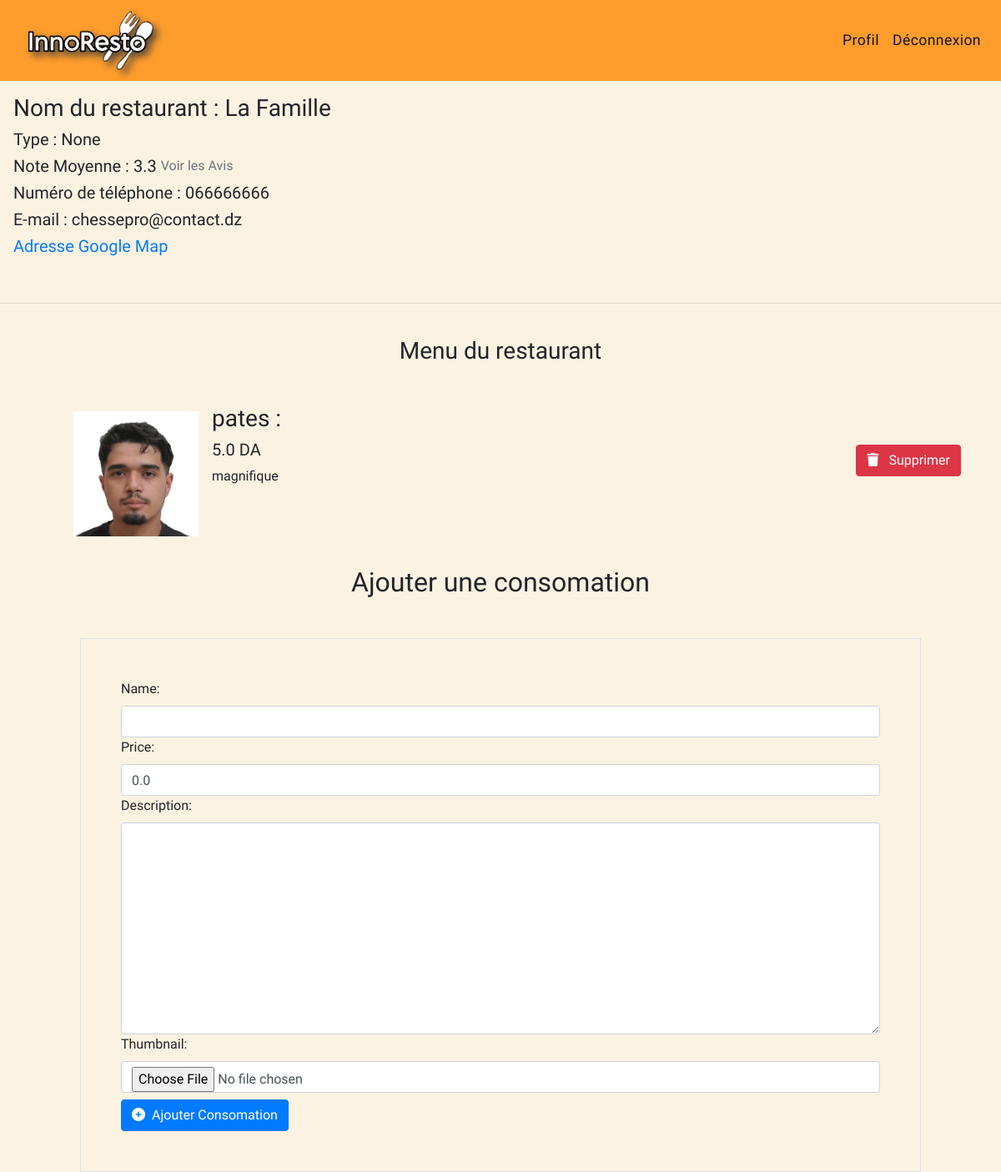
The app's page /register/restaurateur/espace_restaurant/1 (signed in), older data.
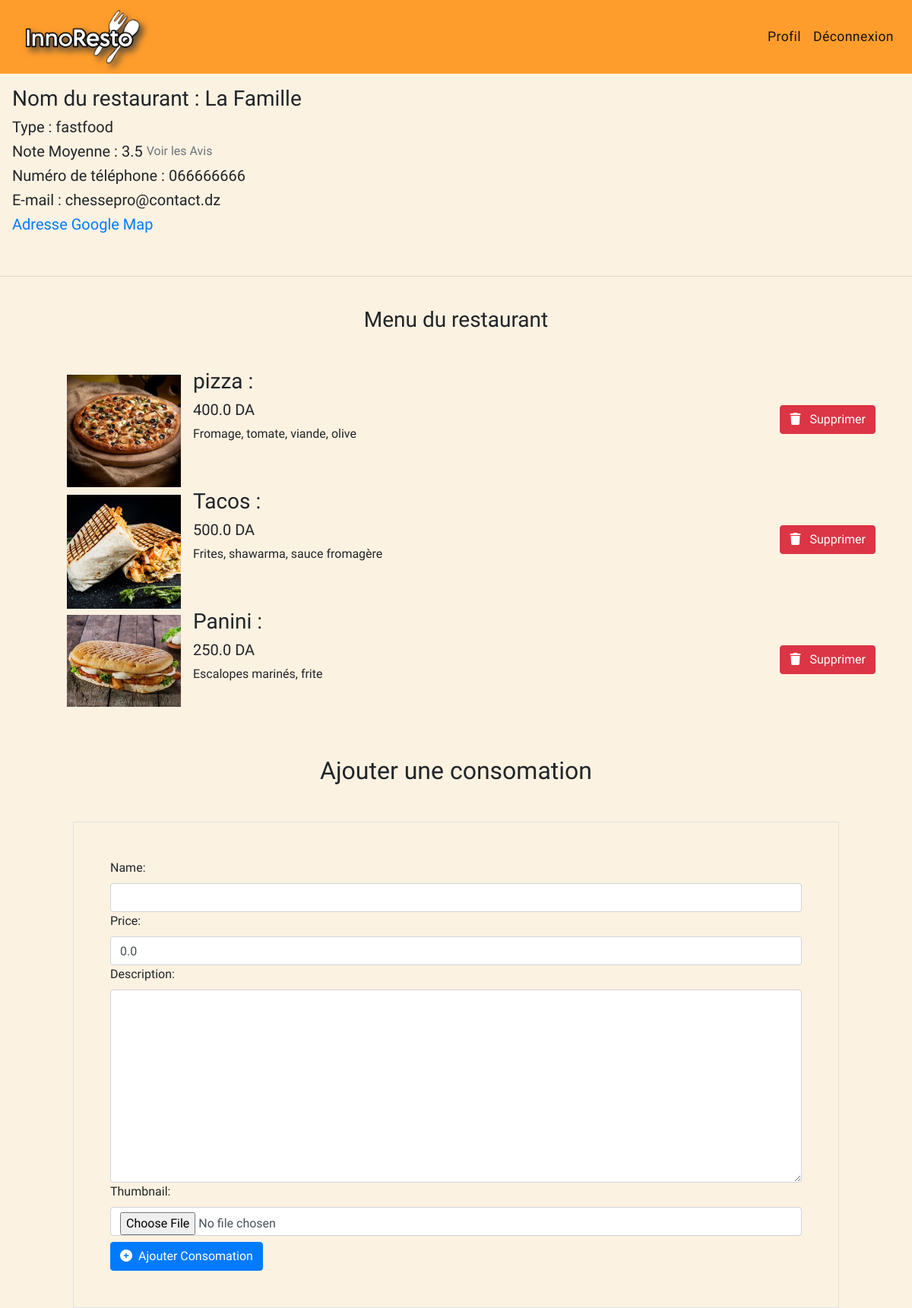
The same page, newer data.
### app1/models.py (models this page shows, shortened)
class Restaurant(models.Model):
    proprietaire = models.ForeignKey('Restaurateur', on_delete=models.CASCADE, null=False, blank=True)
    resto_name = models.CharField(max_length=100)
    type = models.CharField(max_length=100, null=True, blank=True)
    phone_resto = models.CharField(max_length=15)
    mail_address = models.CharField(max_length=200)
    address = models.CharField(max_length=200)
    map_url = models.URLField(blank=True, null=True)
    moyenne = models.FloatField(default=2.5)

class Product(models.Model):
    name = models.CharField(max_length=128)
    slug = models.SlugField(unique=True, max_length=255, blank=True, null=True, editable=False)
    price = models.FloatField(default=0.0)
    description = models.TextField(blank=True)
    thumbnail = models.ImageField(upload_to="products", blank=True, null=True)
    restaurant = models.ForeignKey(Restaurant, on_delete=models.CASCADE, related_name='products')    # menu = models.ForeignKey(Menu, on_delete=models.CASCADE, related_name='products')

### app1/views.py (the view)
# urls.py: path('register/restaurateur/espace_restaurant/<int:pk>', views.espace_restaurant, name = 'espace_restaurant'),
def espace_restaurant(request, pk):
    resto = Restaurant.objects.get(id = pk)
    produits = Product.objects.filter(restaurant_id = resto.id)
    orders = Order.objects.filter(product__restaurant=resto, processed=False)
    num_orders = orders.count()
    reservations = Reservation.objects.filter(restaurant=resto, answered=False)
    num_reservations = reservations.count()
    form = ProduitForm()
    return render(request, 'app1/espace_restaurant.html', context={"form": form, "resto": resto, "produits": produits, "num_orders":num_orders, "num_reservations":num_reservations})

### app1/forms.py
class ProduitForm(forms.ModelForm):
    class Meta:
        model = Product
        fields = ['name', 'price', 'description', 'thumbnail']

### templates/app1/espace_restaurant.html (shortened to what this page needs)
{% extends 'base.html' %}
{% block content %}
<div class="left m-3">
        <h3>Nom du restaurant : {{resto.resto_name}}</h3>
        <h5>Type : {{resto.type}}</h5>
        <h5 style="float: left;margin-right: 5px;">Note Moyenne : {{resto.moyenne|floatformat:1}}</h5> <span class="d-block ml-2"><a class="d-inline  text-muted "  href="{%url 'avis_restaurant' resto.id %}">Voir les Avis</a></span>
        <h5 style="clear: both;">Numéro de téléphone :  {{resto.phone_resto}}</h5>
        <h5>E-mail : {{resto.mail_address}}</h5>
        <h5><a href="{{ resto.map_url }}">Adresse Google Map</a></h5>
</div>
<br><hr><br>
<div>
    <center>
        <h3>Menu du restaurant</h3>
    </center>
    <ul class="m-5">
        {% if produits%}
        {% for produit in produits %}
        <li style="display:block;clear:both;">
            {% if produit.thumbnail%}
                <div class="float-left mr-3 mt-2" style="width:150px; height:150px; overflow: hidden;">
                    <img src="{{ produit.thumbnail.url }}" alt="" height="" style="width:100%;object-fit: cover;">
                </div>
            {%endif%}
            <a href="{% url 'supprimer_produit' produit.id%}" class="btn btn-danger float-right mt-5"><i class="fa-solid fa-trash mr-2" style="color: #ffffff;"> </i> Supprimer</a>
            <h3>{{produit.name}} : </h3>
            <h5>{{produit.price}} DA</h5>
            <p>{{produit.description}}</p>
        </li>
        {% endfor %}
        {% else %}
        <center>Vous pouvez insérer à votre produit</center>
        {%endif%}
    </ul>
</div>
<div class="m-5">
<br><br>
<center><h2>Ajouter une consomation </h2></center>
    <form method="POST" action="{% url 'ajout_produit' resto.id %}" class="border p-5 m-5" enctype="multipart/form-data">
        {{ form.as_div }}
        <button type="submit" class="btn btn-primary mt-2"><i class="fa-sharp fa-solid fa-circle-plus mr-2" style="color: #ffffff;"> </i>Ajouter Consomation</button>
    </form>
</div>
{% endblock %}

### templates/base.html (shortened to what this page needs)
<html lang="en">
	<head>
	{% load static %}
    <link rel="stylesheet" href="https://maxcdn.bootstrapcdn.com/bootstrap/4.0.0/css/bootstrap.min.css">
	<link rel="stylesheet" href="https://stackpath.bootstrapcdn.com/bootstrap/4.3.1/css/bootstrap.min.css">
	<link rel="stylesheet" href="{% static 'style.css' %}">
</head>
<body>
    <nav class="navbar navbar-expand-lg navbar-light" id="nav-site">
		<a class="navbar-brand" href="{% url 'home' %}"><img src="{% static 'images/logo-white.png' %}" alt="InnoResto" width="150"></a>
		<div class="collapse navbar-collapse" id="navbarNav">
			<ul class="navbar-nav ml-auto">
				{% if user.is_authenticated %}
				<li class="nav-item">
					<a class="nav-link" href="#">Profil</a>
				</li>
				<li class="nav-item">
					<a class="nav-link" href="{% url 'logout' %}">Déconnexion</a>
				</li>
				{% endif %}
			</ul>
		</div>
	</nav>
	<div class="m-0 p-0">
		{% block content %}
   		{% endblock %}
	</div>
</body>
</html>

### static/style.css (style rules this page uses)
body { font-family: 'Wix Madefor Display', sans-serif; background-color: #fcf2e2; scroll-behavior: smooth; }
a.nav-link { position: relative; }
a.nav-link::after { content: ''; height: 3px; width: 0; background-color: rgb(0, 0, 0); position: absolute; bottom: -5px; left: 9px; transition: all 0.7s; }
#nav-site { background-color: #ff9d2c; }
#nav-site .nav-link { color: rgb(20, 20, 20) !important; font-size: 1.1em; letter-spacing: 0.4px; }
.navbar-brand img { -webkit-filter: drop-shadow(5px 5px 5px #3d3d3de5); filter: drop-shadow(5px 5px 5px #3b3b3bd8); margin: 0 .9em; }

Row changes from the older to the newer data that the page shows:
removed Product: thumbnail (picture), name "pates", price "5.0", description "magnifique"
changed Restaurant "La Famille": type "None" → "fastfood"; moyenne "3.3" → "3.5"
added Product: thumbnail (picture), name "pizza", price "400.0", description "Fromage, tomate, viande, olive"
added Product: thumbnail (picture), name "Tacos", price "500.0", description "Frites, shawarma, sauce fromagère"
added Product: thumbnail (picture), name "Panini", price "250.0", description "Escalopes marinés, frite"
